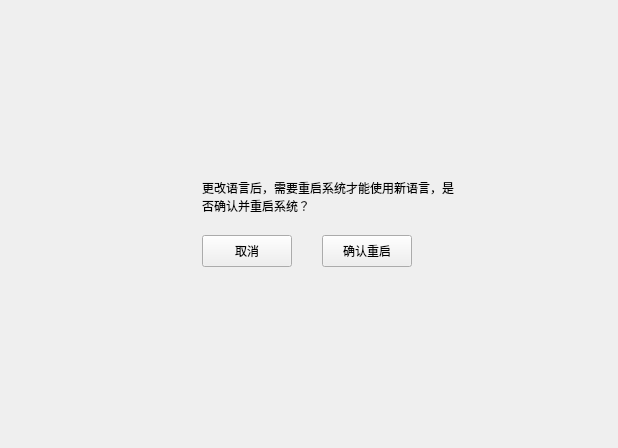
<?xml version="1.0" encoding="UTF-8"?>
<ui version="4.0">
 <class>dialog</class>
 <widget class="QWidget" name="dialog">
  <property name="geometry">
   <rect>
    <x>0</x>
    <y>0</y>
    <width>618</width>
    <height>448</height>
   </rect>
  </property>
  <property name="windowTitle">
   <string>Form</string>
  </property>
  <layout class="QHBoxLayout" name="horizontalLayout">
   <property name="spacing">
    <number>0</number>
   </property>
   <property name="leftMargin">
    <number>0</number>
   </property>
   <property name="topMargin">
    <number>0</number>
   </property>
   <property name="rightMargin">
    <number>0</number>
   </property>
   <property name="bottomMargin">
    <number>0</number>
   </property>
   <item>
    <widget class="QWidget" name="widget_5" native="true">
     <property name="minimumSize">
      <size>
       <width>351</width>
       <height>170</height>
      </size>
     </property>
     <property name="maximumSize">
      <size>
       <width>351</width>
       <height>170</height>
      </size>
     </property>
     <layout class="QHBoxLayout" name="horizontalLayout_3">
      <property name="spacing">
       <number>0</number>
      </property>
      <property name="leftMargin">
       <number>30</number>
      </property>
      <property name="topMargin">
       <number>30</number>
      </property>
      <property name="rightMargin">
       <number>30</number>
      </property>
      <property name="bottomMargin">
       <number>30</number>
      </property>
      <item>
       <widget class="QWidget" name="widget_4" native="true">
        <property name="maximumSize">
         <size>
          <width>24</width>
          <height>16777215</height>
         </size>
        </property>
        <layout class="QVBoxLayout" name="verticalLayout_3">
         <property name="spacing">
          <number>0</number>
         </property>
         <property name="leftMargin">
          <number>0</number>
         </property>
         <property name="topMargin">
          <number>7</number>
         </property>
         <property name="rightMargin">
          <number>0</number>
         </property>
         <property name="bottomMargin">
          <number>0</number>
         </property>
         <item>
          <widget class="QLabel" name="label">
           <property name="minimumSize">
            <size>
             <width>24</width>
             <height>24</height>
            </size>
           </property>
           <property name="maximumSize">
            <size>
             <width>24</width>
             <height>24</height>
            </size>
           </property>
           <property name="text">
            <string/>
           </property>
          </widget>
         </item>
         <item>
          <spacer name="verticalSpacer_3">
           <property name="orientation">
            <enum>Qt::Vertical</enum>
           </property>
           <property name="sizeType">
            <enum>QSizePolicy::Expanding</enum>
           </property>
           <property name="sizeHint" stdset="0">
            <size>
             <width>20</width>
             <height>158</height>
            </size>
           </property>
          </spacer>
         </item>
        </layout>
       </widget>
      </item>
      <item>
       <spacer name="horizontalSpacer_3">
        <property name="orientation">
         <enum>Qt::Horizontal</enum>
        </property>
        <property name="sizeType">
         <enum>QSizePolicy::Fixed</enum>
        </property>
        <property name="sizeHint" stdset="0">
         <size>
          <width>15</width>
          <height>20</height>
         </size>
        </property>
       </spacer>
      </item>
      <item>
       <widget class="QWidget" name="widget_2" native="true">
        <property name="minimumSize">
         <size>
          <width>252</width>
          <height>0</height>
         </size>
        </property>
        <property name="maximumSize">
         <size>
          <width>252</width>
          <height>16777215</height>
         </size>
        </property>
        <layout class="QVBoxLayout" name="verticalLayout_2">
         <property name="spacing">
          <number>0</number>
         </property>
         <property name="leftMargin">
          <number>0</number>
         </property>
         <property name="topMargin">
          <number>0</number>
         </property>
         <property name="rightMargin">
          <number>0</number>
         </property>
         <property name="bottomMargin">
          <number>0</number>
         </property>
         <item>
          <widget class="QLabel" name="label_2">
           <property name="minimumSize">
            <size>
             <width>252</width>
             <height>48</height>
            </size>
           </property>
           <property name="maximumSize">
            <size>
             <width>252</width>
             <height>16777215</height>
            </size>
           </property>
           <property name="text">
            <string>更改语言后，需要重启系统才能使用新语言，是否确认并重启系统？</string>
           </property>
           <property name="wordWrap">
            <bool>true</bool>
           </property>
          </widget>
         </item>
         <item>
          <widget class="QWidget" name="widget_3" native="true">
           <property name="maximumSize">
            <size>
             <width>250</width>
             <height>16777215</height>
            </size>
           </property>
           <layout class="QHBoxLayout" name="horizontalLayout_2">
            <property name="spacing">
             <number>30</number>
            </property>
            <property name="leftMargin">
             <number>0</number>
            </property>
            <property name="topMargin">
             <number>0</number>
            </property>
            <property name="rightMargin">
             <number>0</number>
            </property>
            <property name="bottomMargin">
             <number>0</number>
            </property>
            <item>
             <widget class="QPushButton" name="pbcancel">
              <property name="minimumSize">
               <size>
                <width>90</width>
                <height>32</height>
               </size>
              </property>
              <property name="maximumSize">
               <size>
                <width>90</width>
                <height>32</height>
               </size>
              </property>
              <property name="text">
               <string>取消</string>
              </property>
             </widget>
            </item>
            <item>
             <widget class="QPushButton" name="pbok">
              <property name="minimumSize">
               <size>
                <width>90</width>
                <height>32</height>
               </size>
              </property>
              <property name="maximumSize">
               <size>
                <width>90</width>
                <height>32</height>
               </size>
              </property>
              <property name="text">
               <string>确认重启</string>
              </property>
             </widget>
            </item>
            <item>
             <spacer name="horizontalSpacer">
              <property name="orientation">
               <enum>Qt::Horizontal</enum>
              </property>
              <property name="sizeHint" stdset="0">
               <size>
                <width>40</width>
                <height>20</height>
               </size>
              </property>
             </spacer>
            </item>
           </layout>
          </widget>
         </item>
        </layout>
       </widget>
      </item>
     </layout>
    </widget>
   </item>
  </layout>
 </widget>
 <resources/>
 <connections/>
</ui>
